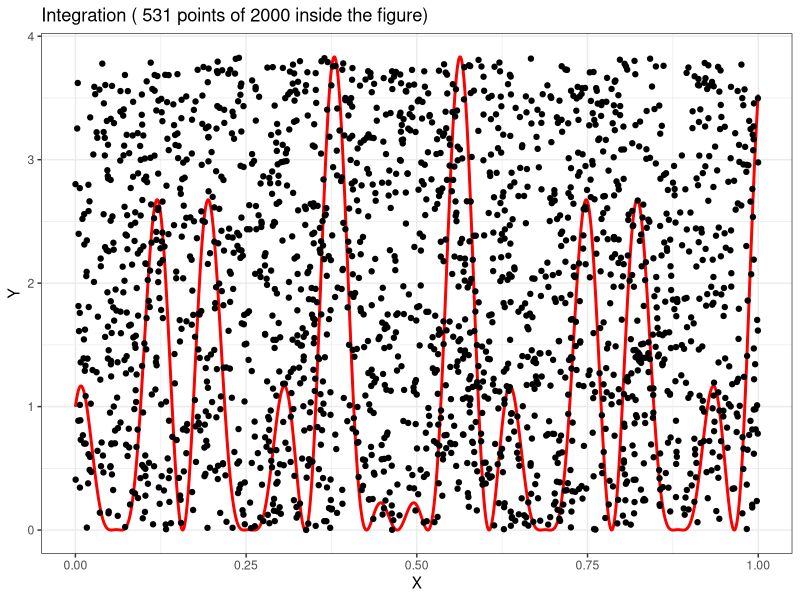
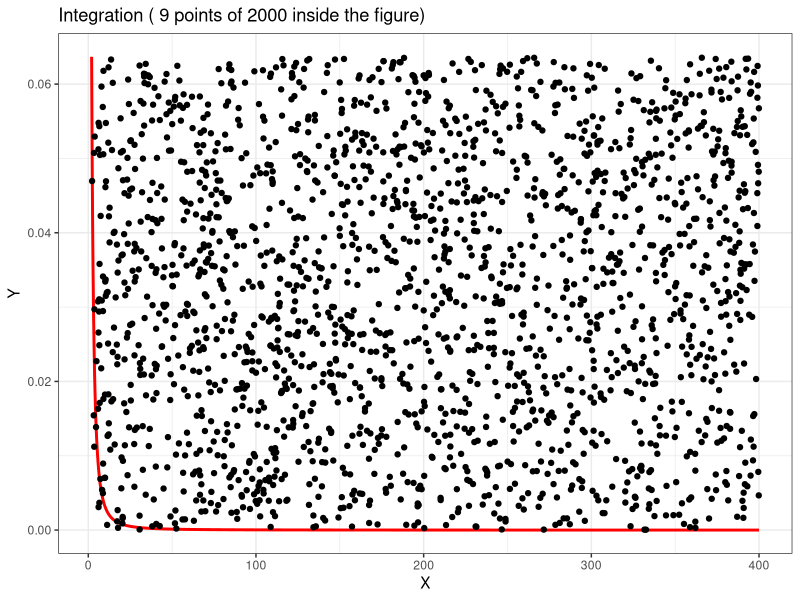

R code for these plots, in order:
## ---- chunk 1
library('stats')
library('ggplot2')

#La siguientes funcion integra la función f entre los límites dados, y  hace la gráfica de 
#la ubicación de los números aleatorios dentro de ella
#inputs f - funcion a integrar. f tiene que ser univaluada
#       limInf, limSup limites superiores e inferiores
#output integral de la funcion
integrateGraph <- function(f,limInf,limSup){
  numRands <- 2000
  nums <- seq(limInf, limSup, (limSup-limInf)/(numRands-1))
  #Encuentra minimos y maximos en la funcion
  M <- max(f(nums))
  m <- min(f(nums))
  
  #Genera dos cadenas de numeros aleatorios (en x y en y)entre los rangos dados
  r1 <- runif(numRands, limInf, limSup)
  r2 <- runif(numRands,m, M)
  
  #Cuenta cuantos puntos queda abajo de la curva, rate es la tasa entre los puntos
  #dentro de la curva y el total de puntos
  f1 <- f(r1)-r2
  rate <- length(f1[f1 >= 0])/numRands
  #Int es la integral hallada
  Int <- (rate*(limSup-limInf)*(M-m) + (limInf)*(M-m)) 
  
  #Crea el dataframe y hace la grafica
  a <- data.frame( X = nums, Y = f(nums), Px = r1, Py = r2)
  s <- c("Integration (", rate*numRands,"points of", numRands, "inside the figure)")
  q <- ggplot(a, aes(x = X, y = Y)) 
  q <-q + geom_line(aes(x = X, y = Y))+  geom_line(colour = "red", size = 1) + geom_point(aes(x = Px, y = Py)) +  ggtitle(paste(s, collapse = " "))+  theme_bw()
  plot(q)
  
  return(Int)
}

#Esta es la función asigna en el talle
sq <- function(x){
  return((cos(50*x) +sin(20*x))^2)
}

integrateGraph(sq,0,1)


## ---- chunk 2
integrate(sq, 0, 1)
## ---- chunk 3

#Es básicamente la misma funcion que integrateGraph solo que no realiza la gráfica dada
#inputs f - funcion a integrar. f tiene que ser univaluada
#       limInf, limSup limites superiores e inferiores
#output integral de la funcion
int1<- function(f,limInf,limSup){
  numRands <- 100000
  nums <- seq(limInf, limSup, (limSup-limInf)/(numRands-1))
  M <- max(f(nums))
  m <- 0
  r1 <- runif(numRands, limInf, limSup)
  r2 <- runif(numRands,m, M)
  f1 <- f(r1)-r2
  rate <- length(f1[f1 >= 0])/numRands
  Int <- (rate*(limSup)*(M-m))
  return(Int)
}

#Integra hasta infinito la funcion dada por parametro
#inputs f - funcion a integrar. f tiene que ser univaluada
#       limInf integra desde el limite inferior
#output integral de la funcion

intInfinity <- function(f,limInf){
  interval <- 100
  Int <- int1(f,limInf,(limInf+interval))
  s <- Int
  n <- 1
  #suma las integrales cada 100 numeros hasta que la siguiente suma sea despreciable
  while(s>Int/100){
    s <- int1(f,n*interval,(n+1)*interval)
    Int <- Int+s
    n <- n+1
  }
  #Invoca la funcion integrateGraph apenas para que se muestre la grafica, no tiene ningún otro proposito
  integrateGraph(func,limInf, n*interval)
  return(Int)
}
func <- function(x){
  return(1/(pi*(1+x^2)))
}
intInfinity(func,2)
## ---- chunk 4
integrate(func, 2, Inf)
